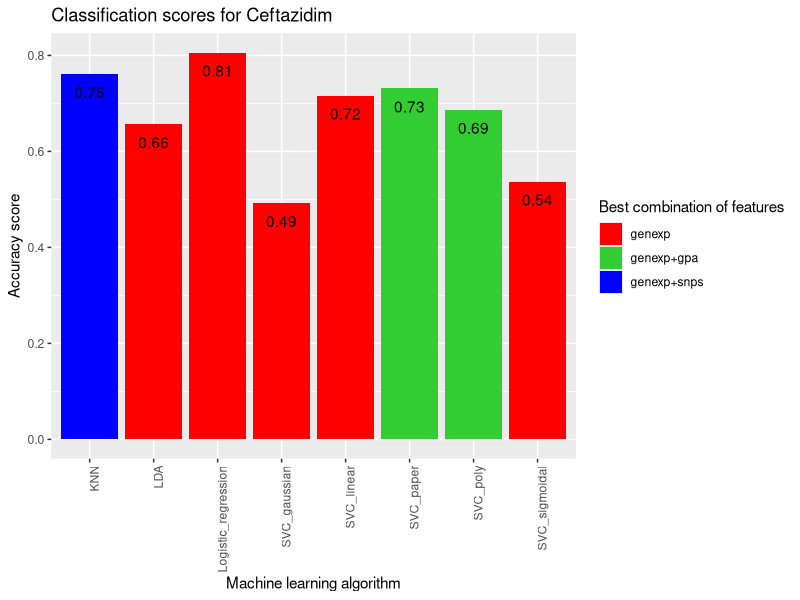
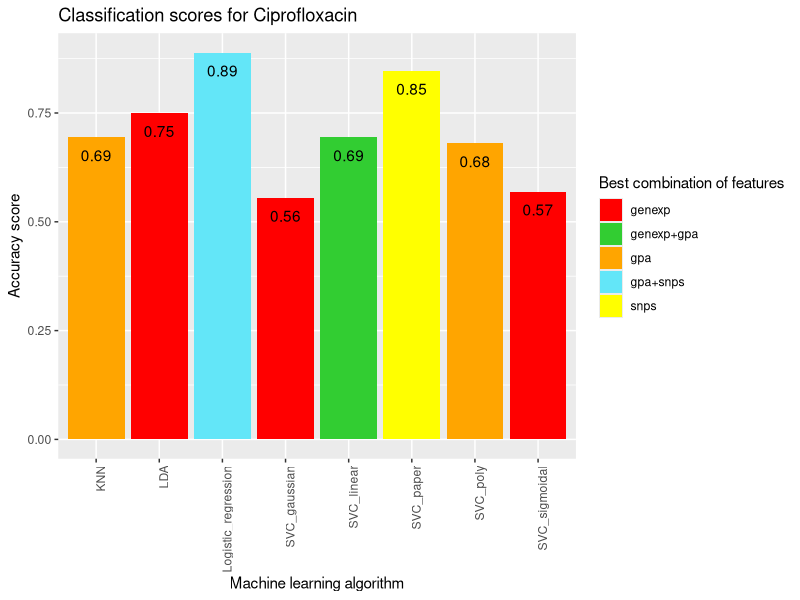
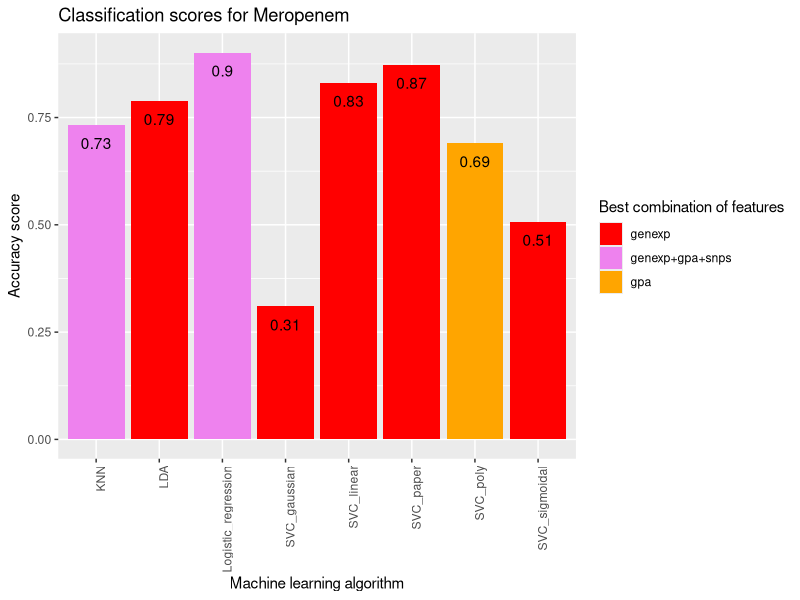
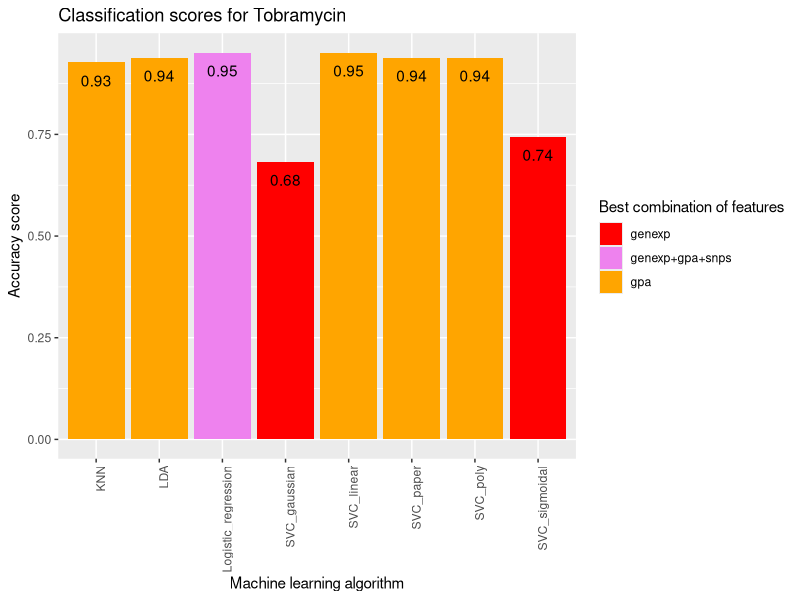

The R source for these figures, in order:
library(tidyverse)

#load test scores of classical machine learning algorithms and create a column with the machine learning algorithm used
knn_scores <- read_csv(
    "pipelines/results/ml_algorithms/knn/knn_test_scores.csv"
)
knn_scores <- knn_scores %>%
    mutate("algorithm" = "KNN")

lda_scores <- read_csv(
    "pipelines/results/ml_algorithms/lda/lda_test_scores.csv"
)
lda_scores <- lda_scores %>%
    mutate("algorithm" = "LDA")

svc_linear_scores <- read_csv(
    "pipelines/results/ml_algorithms/svc_linear/svc_linear_test_scores.csv"
)
svc_linear_scores <- svc_linear_scores %>%
    mutate("algorithm" = "SVC_linear")

svc_poly_scores <- read_csv(
    "pipelines/results/ml_algorithms/svc_poly/svc_poly_test_scores.csv"
)
svc_poly_scores <- svc_poly_scores %>%
    mutate("algorithm" = "SVC_poly")

svc_rbf_scores <- read_csv(
    "pipelines/results/ml_algorithms/svc_rbf/svc_rbf_test_scores.csv"
)
svc_rbf_scores <- svc_rbf_scores %>%
    mutate("algorithm" = "SVC_gaussian")

svc_sigmoid_scores <- read_csv(
    "pipelines/results/ml_algorithms/svc_sigmoid/svc_sigmoid_test_scores.csv"
)
svc_sigmoid_scores <- svc_sigmoid_scores %>%
    mutate("algorithm" = "SVC_sigmoidal")

log_reg_scores <- read_csv(
    "pipelines/results/ml_algorithms/log_reg/log_reg_test_scores.csv"
)
log_reg_scores <- log_reg_scores %>%
    mutate("algorithm" = "Logistic_regression")

svm_paper_scores <- read_csv(
    "pipelines/results/ml_algorithms/svm_paper/svm_paper_test_scores.csv"
)
svm_paper_scores <- svm_paper_scores %>%
    mutate("algorithm" = "SVC_paper")


#unify all datasets into a single one
all_scores <- bind_rows(knn_scores, lda_scores, svc_linear_scores, svc_poly_scores, svc_rbf_scores, 
                        svc_sigmoid_scores, log_reg_scores, svm_paper_scores)


#create a plot of scores for each drug
cef_scores <- all_scores %>%
    filter(drug == 'Cef')

cef_plot <- ggplot(data = cef_scores, aes(x = algorithm, y = accuracy, fill = features)) +
    geom_bar(stat = "identity") +
    scale_fill_manual(values = c("genexp" = "#ff0000", "gpa" = "#ffA500", "snps" = "#ffff00", 
                        "genexp+gpa" = "#32cd32", "genexp+snps" = "#0000ff", "gpa+snps"="#63e6f8", "genexp+gpa+snps" = "#ee82ee")) +
    labs(title = "Classification scores for Ceftazidim", x = "Machine learning algorithm", y = "Accuracy score", fill = "Best combination of features") +
    geom_text(aes(label = round(accuracy, digits = 2), vjust = 2)) +
    theme(axis.text.x = element_text(angle = 90, hjust = 1))
ggsave("plots/figure_4/cef_scores.png", plot = cef_plot, width = 6.67, height = 6.67)


cip_scores <- all_scores %>%
   filter(drug == 'Cip')

cip_plot <- ggplot(data = cip_scores, aes(x = algorithm, y = accuracy, fill = features)) +
    geom_bar(stat = "identity") +
    scale_fill_manual(values = c("genexp" = "#ff0000", "gpa" = "#ffA500", "snps" = "#ffff00", 
                        "genexp+gpa" = "#32cd32", "genexp+snps" = "#0000ff", "gpa+snps"="#63e6f8", "genexp+gpa+snps" = "#ee82ee")) +
    labs(title = "Classification scores for Ciprofloxacin", x = "Machine learning algorithm", y = "Accuracy score", fill = "Best combination of features") +
    geom_text(aes(label = round(accuracy, digits = 2), vjust = 2)) +
    theme(axis.text.x = element_text(angle = 90, hjust = 1))
ggsave("plots/figure_4/cip_scores.png", plot = cip_plot, width = 6.67, height = 6.67)


mer_scores <- all_scores %>%
   filter(drug == 'Mer')

mer_plot <- ggplot(data = mer_scores, aes(x = algorithm, y = accuracy, fill = features)) +
    geom_bar(stat = "identity") +
    scale_fill_manual(values = c("genexp" = "#ff0000", "gpa" = "#ffA500", "snps" = "#ffff00", 
                        "genexp+gpa" = "#32cd32", "genexp+snps" = "#0000ff", "gpa+snps"="#63e6f8", "genexp+gpa+snps" = "#ee82ee")) +
    labs(title = "Classification scores for Meropenem", x = "Machine learning algorithm", y = "Accuracy score", fill = "Best combination of features") +
    geom_text(aes(label = round(accuracy, digits = 2), vjust = 2)) +
    theme(axis.text.x = element_text(angle = 90, hjust = 1))
ggsave("plots/figure_4/mer_scores.png", plot = mer_plot, width = 6.67, height = 6.67)


tob_scores <- all_scores %>%
   filter(drug == 'Tob')

tob_plot <- ggplot(data = tob_scores, aes(x = algorithm, y = accuracy, fill = features)) +
    geom_bar(stat = "identity") +
    scale_fill_manual(values = c("genexp" = "#ff0000", "gpa" = "#ffA500", "snps" = "#ffff00", 
                        "genexp+gpa" = "#32cd32", "genexp+snps" = "#0000ff", "gpa+snps"="#63e6f8", "genexp+gpa+snps" = "#ee82ee")) +
    labs(title = "Classification scores for Tobramycin", x = "Machine learning algorithm", y = "Accuracy score", fill = "Best combination of features") +
    geom_text(aes(label = round(accuracy, digits = 2), vjust = 2)) +
    theme(axis.text.x = element_text(angle = 90, hjust = 1))
ggsave("plots/figure_4/tob_scores.png", plot = tob_plot, width = 6.67, height = 6.67) 
